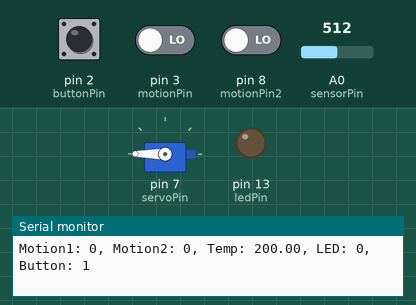
Simulated run of this sketch. Board: Arduino Uno, built with avr-gcc and run on an emulated ATmega328P. On the bench: servo, output pins drawn as LEDs (lit = HIGH), the last lines printed to the serial monitor. Inputs (shaded band) come from the test bench; at power-on: A0 (sensorPin) = 512, pin 3 (motionPin) LOW, pin 2 (buttonPin) HIGH, pin 8 (motionPin2) LOW.

Above: at 1.3 s.
1.4 s: A0 (sensorPin) set to 306
At 2.3 s:
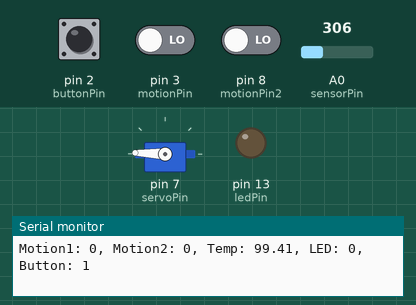
2.9 s: pin 3 (motionPin) driven HIGH
At 3.7 s:
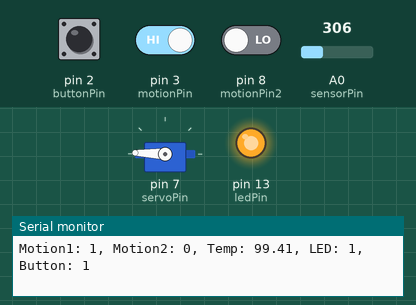
4.4 s: pin 2 (buttonPin) pulled LOW for 0.15 s
At 5.0 s:
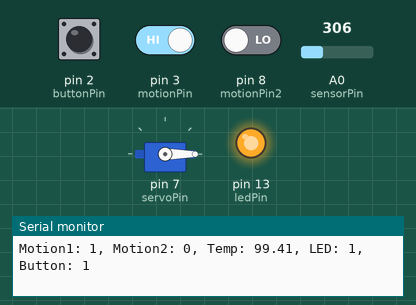
6.6 s: A0 (sensorPin) set to 511
At 7.6 s:
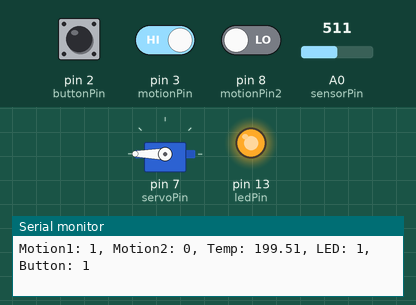
8.1 s: pin 2 (buttonPin) pulled LOW for 1 s
At 9.5 s:
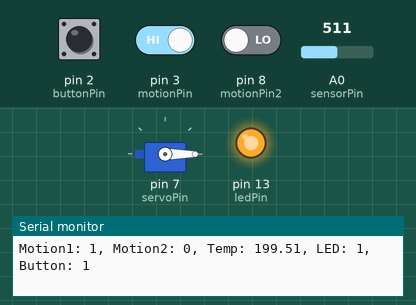
12.1 s: pin 3 (motionPin) driven LOW
At 12.9 s:
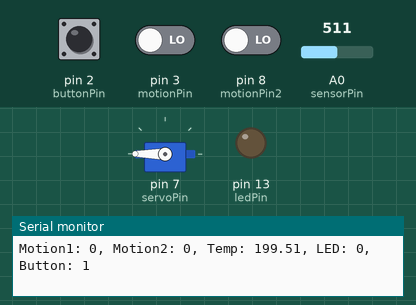
Timing chart, 0 to 15.1 s (numbered marks = the images above; inputs shaded):
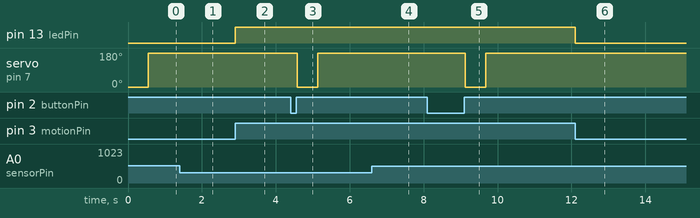

The sketch:

Task1_4D.ino
```cpp
// C++ code

#include <Servo.h>

Servo Servo1;

#define sensorPin A0
#define servoPin 7
#define motionPin 3
#define ledPin 13
#define buttonPin 2
#define motionPin2 8
#define ledPin2 12


bool ledState1 = false;
bool ledState2 = false;
bool pressed = false;


void setup()
{
    Serial.begin(9600);

    pinMode(motionPin, INPUT);
    pinMode(motionPin2, INPUT);
    pinMode(ledPin, OUTPUT);
    pinMode(buttonPin, INPUT_PULLUP);


    Servo1.attach(servoPin);

    //setting up the interrupt for the new motino sensor
    PCICR |= B00000001; //setting the PCICR register to the Pin Group B

    PCMSK0 |= 1<<PCINT0;    //setting the input pin D8 as interrupt

    attachInterrupt(digitalPinToInterrupt(motionPin), motionTrigger, CHANGE);
    attachInterrupt(digitalPinToInterrupt(buttonPin), buttonTrigger, RISING);

    //setting up some initial values
    pressed = digitalRead(buttonPin);
    digitalWrite(ledPin, LOW);
}


void loop()
{
    int reading = analogRead(sensorPin);      // read the analog value
    float voltage = reading * (5.0 / 1024.0); // converting to voltage

    float temperature = (voltage - 0.5) * 100; // convert to Celcius
    int value = map(temperature, 0, 100, 0, 180);

    // Printing to serial monitor
    Serial.print("Motion1: ");
    Serial.print(digitalRead(motionPin));
    Serial.print(", Motion2: ");
    Serial.print(digitalRead(motionPin2));
    Serial.print(", Temp: ");
    Serial.print(temperature);
    Serial.print(", LED: ");
    Serial.print(ledState1);
    Serial.print(", Button: ");
    Serial.println(digitalRead(buttonPin));

    // led turns on if temperature is higher than 29
    if(temperature > 0 && temperature < 100){
        Servo1.write(value);
    } else if(temperature < 0){
        Servo1.write(0);
    } else if(temperature > 100){
        Servo1.write(180);
    }

  if(pressed){      //resets the servo for a brief moment after the button is pressed
    Servo1.write(0);
    pressed = false;
    delay(500);
  }

    delay(50); // delay for stability
}

ISR (PCINT0_vect){  //this function us triggered after interrupt through pin D8
    ledState2 = !ledState2;
    digitalWrite(ledPin2, ledState2);
}

void motionTrigger(){
    ledState1 = !ledState1;
    digitalWrite(ledPin, ledState1);
}

void buttonTrigger(){
    pressed = true;
}
```

Measured:
- after the input at 1.4 s, servo on pin 7 (servoPin): 180° → 178° at once
- after the input at 2.9 s, pin 13 (ledPin): LOW → HIGH at once
- after the input at 4.4 s, servo on pin 7 (servoPin): 178° → 0° after 0.18 s, → 178° 0.55 s later
- after the input at 6.6 s, servo on pin 7 (servoPin): 178° → 180° at once
- after the input at 8.1 s, servo on pin 7 (servoPin): 180° → 0° after 1.0 s, → 180° 0.55 s later
- after the input at 12.1 s, pin 13 (ledPin): HIGH → LOW at once
